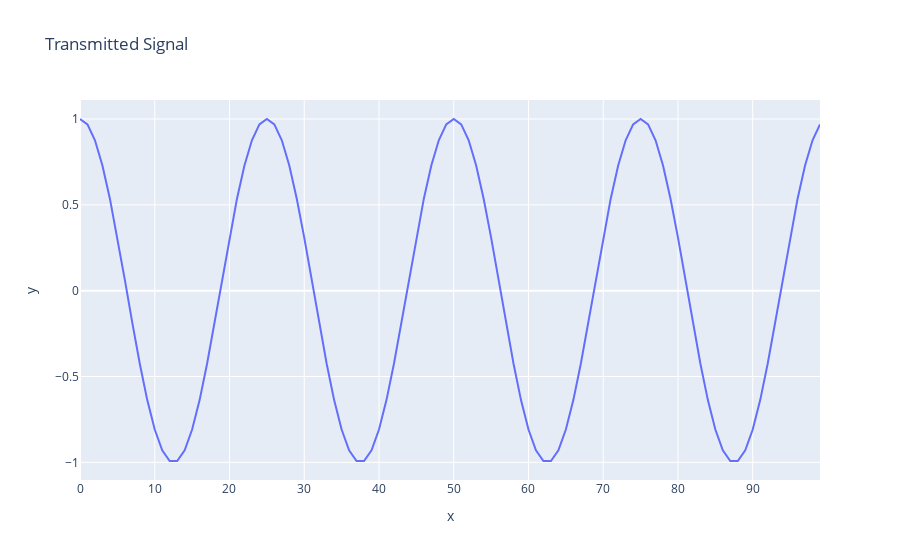

The cell this chart's notebook holds for it:
### Markdown cell above
Generate transmit cosine (Fig. 3 in paper)

### Code cell
tx_waveform_fig = px.line(x=t, y=x, title="Transmitted Signal")
tx_waveform_fig.show()

### Figure 1 — Plotly figure (JSON) as saved in the notebook; plotly's stock layout.template omitted (floating-point values rounded to 4 significant figures)
{"data": [{"hovertemplate": "x=%{x}<br>y=%{y}<extra></extra>", "legendgroup": "", "line": {"color": "#636efa", "dash": "solid"}, "marker": {"symbol": "circle"}, "mode": "lines", "name": "", "orientation": "v", "showlegend": false, "type": "scatter", "x": [0, 1, 2, 3, 4, 5, 6, 7, 8, 9, 10, 11, 12, 13, 14, 15, 16, 17, 18, 19, 20, 21, 22, 23, 24, 25, 26, 27, 28, 29, 30, 31, 32, 33, 34, 35, 36, 37, 38, 39, 40, 41, 42, 43, 44, 45, 46, 47, 48, 49, 50, 51, 52, 53, 54, 55, 56, 57, 58, 59, 60, 61, 62, 63, 64, 65, 66, 67, 68, 69, 70, 71, 72, 73, 74, 75, 76, 77, 78, 79, 80, 81, 82, 83, 84, 85, 86, 87, 88, 89, 90, 91, 92, 93, 94, 95, 96, 97, 98, 99], "xaxis": "x", "y": [1, 0.9686, 0.8763, 0.729, 0.5358, 0.309, 0.06279, -0.1874, -0.4258, -0.6374, -0.809, -0.9298, -0.9921, -0.9921, -0.9298, -0.809, -0.6374, -0.4258, -0.1874, 0.06279, 0.309, 0.5358, 0.729, 0.8763, 0.9686, 1, 0.9686, 0.8763, 0.729, 0.5358, 0.309, 0.06279, -0.1874, -0.4258, -0.6374, -0.809, -0.9298, -0.9921, -0.9921, -0.9298, -0.809, -0.6374, -0.4258, -0.1874, 0.06279, 0.309, 0.5358, 0.729, 0.8763, 0.9686, 1, 0.9686, 0.8763, 0.729, 0.5358, 0.309, 0.06279, -0.1874, -0.4258, -0.6374, -0.809, -0.9298, -0.9921, -0.9921, -0.9298, -0.809, -0.6374, -0.4258, -0.1874, 0.06279, 0.309, 0.5358, 0.729, 0.8763, 0.9686, 1, 0.9686, 0.8763, 0.729, 0.5358, 0.309, 0.06279, -0.1874, -0.4258, -0.6374, -0.809, -0.9298, -0.9921, -0.9921, -0.9298, -0.809, -0.6374, -0.4258, -0.1874, 0.06279, 0.309, 0.5358, 0.729, 0.8763, 0.9686], "yaxis": "y"}], "layout": {"autosize": true, "legend": {"tracegroupgap": 0}, "title": {"text": "Transmitted Signal"}, "xaxis": {"anchor": "y", "autorange": true, "domain": [0, 1], "range": [0, 99], "title": {"text": "x"}, "type": "linear"}, "yaxis": {"anchor": "x", "autorange": true, "domain": [0, 1], "range": [-1.103, 1.111], "title": {"text": "y"}, "type": "linear"}}}
